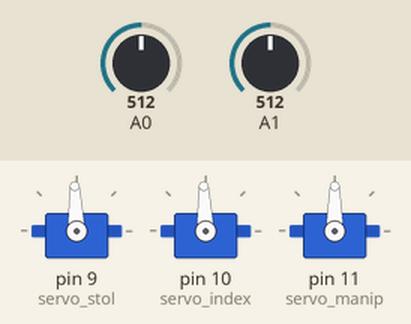
Bench run of a sketch on a simulated Arduino Uno, built with avr-gcc and run on an emulated ATmega328P. Shown: 3 × servo. The test bench sets the inputs (shaded band); at power-on: A0 = 512, A1 = 512. What the sketch prints to the serial monitor is not drawn.

Above: at 0.01 s.
At 1.2 s:
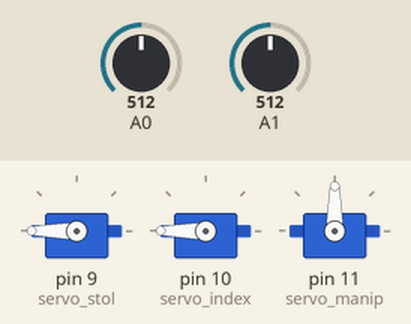
1.3 s: A0 set to 130
2.8 s: A0 set to 107
At 3.9 s:
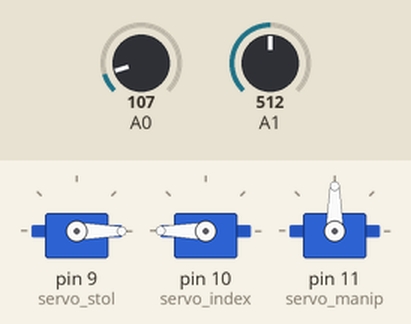
Timing chart, 0 to 5.8 s (numbered marks = the images above; inputs shaded):
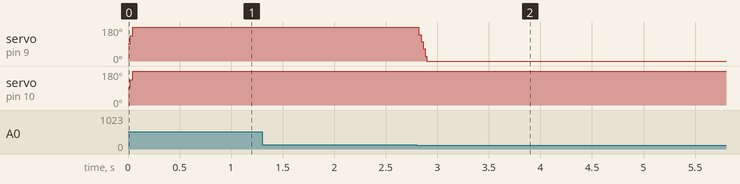

Measured:
- the behaviour switches between 120 and 119 on A0 (found by bisection; images 1 and 2)
- after the input at 2.8 s, servo on pin 9 (servo_stol): 180° → 0° at once

The sketch:

bionic_arm_emg_v3.ino
```cpp
#include <Servo.h> //подключаем библиотеку для работы с сервоприводами

//задаем мин. и макс. угол поворота для каждого сервопривода,
//при необходимости их можно исправлять здесь
#define MAX_STOL 180 //большой палец (пин 10) открыт
#define MIN_STOL 0 //большой палец (пин 10) закрыт

#define MAX_INDEX_FINGER 180 //указательный палец (пин 6) закрыт
#define MIN_INDEX_FINGER 0 //указательный палец (пин 6) открыт

#define MAX_MIDDLE_FINGER 180 //средний палец (пин 5) закрыт
#define MIN_MIDDLE_FINGER 0 //средний палец (пин 5) открыт


//задаем скорости движения пальцев
//при необходимости их можно исправлять здесь
#define SPEED_STOL 2

#define SPEED_INDEX_FINGER 2

#define SPEED_MIDDLE_FINGER 3


//создаем объеты для работы с каждым мотором
Servo servo_stol; //большой палец (Сервопривод Tower Pro MG90S, пин 10 на шилде)

Servo servo_index; //указательный палец (Сервопривод Tower Pro MG995, пин 6 на шилде)
Servo servo_manip; //средний палец (Сервопривод Tower Pro MG995, пин 5 на шилде)


//переменные для хранения необработанных значаний ЭМГ-сигнала
int emg1 = 0;
int emg2 = 0;
//переменные для хранения обработанных значаний ЭМГ-сигнала (амплитуды)

//переменные для хранения пороговых значений (для определения сотояния мышцы - расслаблена/напряжена)
int threshold1 = 30;
int threshold2 = 30;
//перменные для хранения мин. и макс. значений при обработке
int max1 = 0;
int min1 = 255;
int max2 = 0;
int min2 = 255;
//служебный переменные для хранения угла поворота вала сервопривода (для каждого сервопривода)
int t1 = 0;
int t2 = 0;
int t3 = 0;

//функция для вычисления амплитуды ЭМГ-сигнала (обработанного значания)
/*void calc_amp() {
  for (int k = 0; k < 100; k++) {
     emg1 = analogRead(A0);
     emg2 = analogRead(A1);
    Serial.print(emg1);
    Serial.print(' ');
    Serial.print(emg2);
    Serial.println(' ');
    emg1 = map(emg1, 0, 1023, 0, 255);
    emg2 = map(emg2, 0, 1023, 0, 255);
    if (emg1 > max1)
      max1 = emg1;
    if (emg1 < min1)
      min1 = emg1;

    if (emg2 > max2)
      max2 = emg2;
    if (emg2 < min2)
      min2 = emg2;
  }
  int amp1 =  0.3*amp1 + 0.7*(max1 - min1);
  int amp2 =  0.3*amp2 + 0.7*(max2 - min2);
  //при необходимости данные строчки можно раскомментировать для проверки значений с датчиков
  Serial.print(amp1);
  Serial.print("     ");
  Serial.println(amp2);
  max1 = 0;
  min1 = 255;
  max2 = 0;
  min2 = 255;
}
*/
void setup() {
  Serial.begin(115200);
  //указываем к каким контактам подключены сервоприводы
  servo_stol.attach(9);

  servo_index.attach(10);
  servo_manip.attach(11);


  servo_stol.write(90);
  servo_index.write(90);

  //calc_amp();


//  //проверка работоспособности - все пальцы на руке один раз сжимаются и разжимаются
//  //цикл for выполняется 1 раз (если необходимо сделать несколько сжатий/разжатий, просто меняем условие: i < необходимое число)
//  for (int i = 0; i < 1; i++){
//  //все пальцы сжимаются, цикл while выполняется пока не досигнуты граничные значения угла поворота
 // while (servo_stol.read() > MIN_STOL ||
//
//         servo_index_finger.read() < MAX_INDEX_FINGER ||
//         servo_middle_finger.read() < MAX_MIDDLE_FINGER ){
//    //управление валом каждого сервопривода, знак + или - означает в какую сторону поворачивается вал
//    t1 = servo_stol.read() - SPEED_STOL;
//    servo_stol.write(t1);
//
//    t3 = servo_index_finger.read() + SPEED_INDEX_FINGER;
//    servo_index_finger.write(t3);
//    t4 = servo_middle_finger.read() + SPEED_MIDDLE_FINGER;
//    servo_middle_finger.write(t4);
//
//    delay(15);
//  }
  //все пальца разжимаются, цикл while выполняется пока не досигнуто граничное значения угла поворота
//  while (servo_thumb1.read() < MAX_THUMB1 ||
//         servo_thumb2.read() < MAX_THUMB2 ||
//         servo_index_finger.read() > MIN_INDEX_FINGER ||
//         servo_middle_finger.read() > MIN_MIDDLE_FINGER ||
//         servo_little_ring_finfers.read() < MAX_LITTLE_RING_FINGER){
//    //управление валом каждого сервопривода, знак + или - означает в какую сторону поворачивается вал
//    t1 = servo_thumb1.read() + SPEED_THUMB1;
//    servo_thumb1.write(t1);
//    t2 = servo_thumb2.read() + SPEED_THUMB2;
//    servo_thumb2.write(t2);
//    t3 = servo_index_finger.read() - SPEED_INDEX_FINGER;
//    servo_index_finger.write(t3);
//    t4 = servo_middle_finger.read() - SPEED_MIDDLE_FINGER;
//    servo_middle_finger.write(t4);
//    t5 = servo_little_ring_finfers.read() + SPEED_LITTLE_RING_FINGER;
//    servo_little_ring_finfers.write(t5);
//    delay(15);
//    }
//  }
}

void loop() {
  //вызываем функцию для вычисления амилитуды ЭМГ сигнала для двух датчиков
  emg1 = analogRead(A0);
     emg2 = analogRead(A1);
     Serial.println(emg1);
     Serial.println(emg2);
          Serial.println(' ');


//  //если обе мышцы напряжены (значения амплитуд больше пороговых значений)
 if ( emg1 > threshold1 ){//&& amp2 > threshold2){
  //Serial.print("нагрузка есть");
//    //реализуем жест кулак - все пальцы прижаты к ладони
//    //поворачиваем каждый сервопривод для реализации жеста
//    //при этом углы поворота не должны выходить за мин. и макс. значения
   if (emg1 < 120 && servo_stol.read() > MIN_STOL){
    //Serial.print("правая рука вперед");
      t1 = servo_stol.read() - SPEED_STOL;
      servo_stol.write(t1);
   }else{

   if (emg1 > 120 && servo_stol.read() < MAX_STOL){
   // Serial.print("правая рука назад");
      t1 = servo_stol.read() + SPEED_STOL;
      servo_stol.write(t1);
   }}


   if (emg2 < 120 && servo_index.read() < MAX_INDEX_FINGER ){
      t2 = servo_index.read() - SPEED_INDEX_FINGER;
      servo_index.write(t2);
   }else{

   if (emg2 > 120 && servo_index.read() > MIN_INDEX_FINGER){
      t2 = servo_index.read() + SPEED_INDEX_FINGER;
      servo_index.write(t2);
   }}


}}
```
